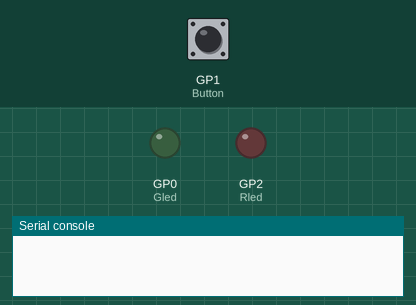
The program below on a simulated Raspberry Pi Pico running CircuitPython. On the bench: output pins drawn as LEDs (lit = HIGH), the last lines printed to the serial console. Dashed ring = blinking. The test bench sets the inputs (shaded band); at power-on: GP1 (Button) LOW.

Above: at 1.2 s.
1.3 s: GP1 (Button) pulled HIGH for 0.15 s
At 2.6 s:
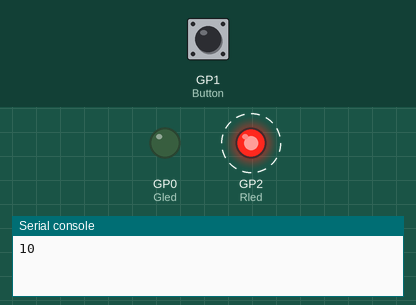
4.4 s: GP1 (Button) pulled HIGH for 1 s
At 5.7 s:
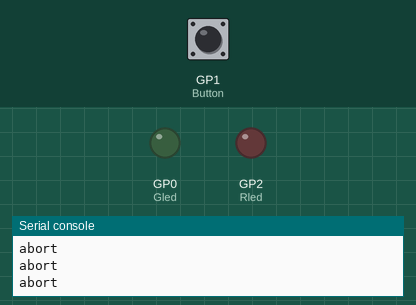
6.9 s: GP1 (Button) pulled HIGH for 3.2 s
At 18.2 s:
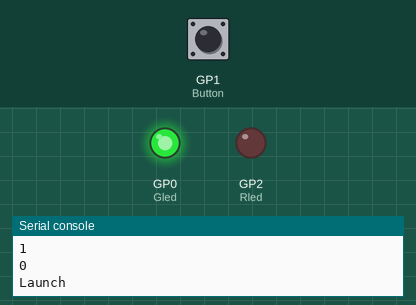
Timing chart, 0 to 19.4 s (numbered marks = the images above; inputs shaded):
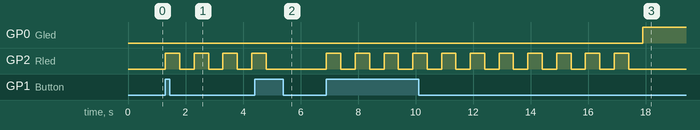

Measured:
- after the input at 1.3 s, GP2 (Rled): alternates HIGH for 0.50 s and LOW for 0.50 s, starting at once
- after the input at 4.4 s, GP2 (Rled): goes on until 4.8 s, then stays LOW
- after the input at 6.9 s, GP0 (Gled): LOW → HIGH after 11.0 s; GP2 (Rled): alternates HIGH for 0.50 s and LOW for 0.50 s, 22 changes in all, then stays LOW, starting at once

The program:

Launchpad_3.py
```python
# type: ignore
import time
import board
import digitalio

Gled = digitalio.DigitalInOut(board.GP0)    #Sets LED pin
Gled.direction = digitalio.Direction.OUTPUT
Rled = digitalio.DigitalInOut(board.GP2)    #Sets LED pin
Rled.direction = digitalio.Direction.OUTPUT
Button = digitalio.DigitalInOut(board.GP1)  #Sets Button pin
Button.pull = digitalio.Pull.DOWN   #Sets Pulldown
Count_time = 11 #creates a variables for button, counter and debounce
Button_state = 0
Start_value = 0
while True:
    if Button.value == True and Button_state == 0:  #button debounce
        Button_state = 1
        Start_value = Start_value + 1
    if Button.value == False:  #button debounce
        Button_state = 0
    if Count_time >= 1 and Start_value == 1: #Previous Count code
         Gled.value = False
         Count_time = Count_time - 1
         Rled.value = True
         time.sleep(.5)
         Rled.value = False
         time.sleep(.5)
         print(Count_time)
    if Count_time == 0: #Previous Launch code
         print("Launch")
         Gled.value = True
         Rled.value = False
         time.sleep(5)
    if   Start_value == 2: # Abort detection
        print("abort")
    if Start_value == 3:
        Start_value = 1 #Reset Abort Status
        Count_time = 11 #Reset Count
```
